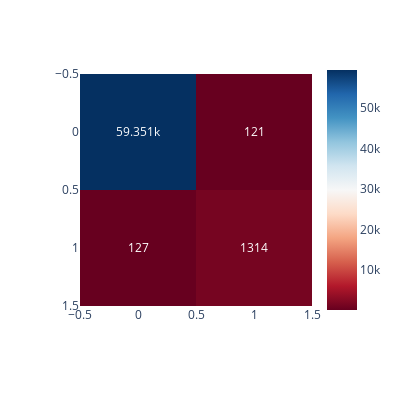

Notebook code cell kept with this figure:
### Code cell
# Decision Tree Classifier
dtc = DecisionTreeClassifier()
dtc.fit(X_train, y_train)

# Prediction
pred = dtc.predict(w_test)

# Calc  confusion matrix
cm = confusion_matrix(pred, z_test)

# Show CM and classification_repor
print("Decision Tree Classifier : \n")
print(f"\nConfusion Matrix :")
fig = px.imshow(cm, text_auto=True, color_continuous_scale='rdbu', width=400, height=400)
fig.show()
print(classification_report(z_test, pred))

### Figure 1 — Plotly figure (JSON) as saved in the notebook; plotly's stock layout.template omitted (floating-point values rounded to 4 significant figures)
{"data": [{"coloraxis": "coloraxis", "hovertemplate": "x: %{x}<br>y: %{y}<br>color: %{z}<extra></extra>", "name": "0", "texttemplate": "%{z}", "type": "heatmap", "xaxis": "x", "yaxis": "y", "z": [[59351, 121], [127, 1314]]}], "layout": {"coloraxis": {"colorscale": [[0, "rgb(103,0,31)"], [0.1, "rgb(178,24,43)"], [0.2, "rgb(214,96,77)"], [0.3, "rgb(244,165,130)"], [0.4, "rgb(253,219,199)"], [0.5, "rgb(247,247,247)"], [0.6, "rgb(209,229,240)"], [0.7, "rgb(146,197,222)"], [0.8, "rgb(67,147,195)"], [0.9, "rgb(33,102,172)"], [1, "rgb(5,48,97)"]]}, "height": 400, "margin": {"t": 60}, "width": 400, "xaxis": {"anchor": "y", "constrain": "domain", "domain": [0, 1], "scaleanchor": "y"}, "yaxis": {"anchor": "x", "autorange": "reversed", "constrain": "domain", "domain": [0, 1]}}}
